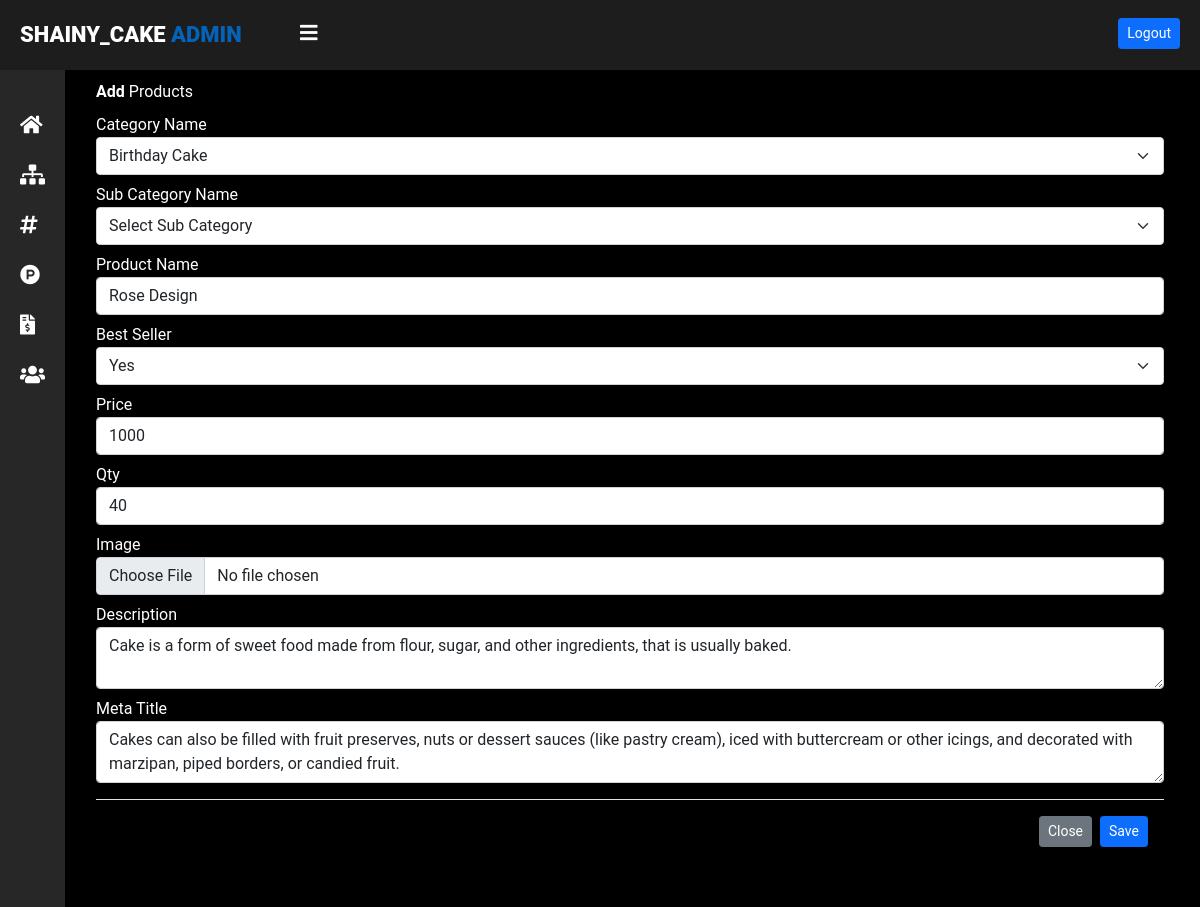
The page /admin/manage_product.php?id=5 (signed in) on the database its author committed.
### tables this page shows
CREATE TABLE `product` (
  `id` int(11) NOT NULL,
  `categories_id` int(11) NOT NULL,
  `sub_categories_id` int(11) NOT NULL,
  `name` varchar(255) NOT NULL,
  `price` float NOT NULL,
  `qty` int(11) NOT NULL,
  `image` varchar(255) NOT NULL,
  `description` text NOT NULL,
  `meta_title` varchar(2000) NOT NULL,
  `status` tinyint(4) NOT NULL,
  `best_seller` int(11) NOT NULL
);

### admin/functions.inc.php (called while the page is built, shortened)
<?php
function get_safe_value($con,$str){
	if($str!=''){
		$str=trim($str);
		return mysqli_real_escape_string($con,$str);
	}
}
?>

### admin/manage_product.php (the view, shortened to what this page needs)
<?php
require('top.inc.php');
$categories_id='';
$name='';
$price='';
$qty='';
$description='';
$meta_title	='';
$best_seller='';
$image_required='required';
if(isset($_GET['id']) && $_GET['id']!=''){
	$image_required='';
	$id=get_safe_value($con,$_GET['id']);
	$res=mysqli_query($con,"select * from product where id='$id'");
	$check=mysqli_num_rows($res);
	if($check>0){
		$row=mysqli_fetch_assoc($res);
		$categories_id=$row['categories_id'];
		$name=$row['name'];
		$price=$row['price'];
		$qty=$row['qty'];
		$description=$row['description'];
		$meta_title=$row['meta_title'];
		$best_seller=$row['best_seller'];
	}else{
		header('location:product.php');
		die();
	}
}
		?>
<div id ="frmcntnt" class="content pb-0">
	<div class="card">
		<div class="card-header"><strong>Add</strong> Products</div>
			<form method="post" enctype="multipart/form-data">
				<div class="card-body card-block">
					<div class="mb-3">
						<label for="categories" class="form-label">Category Name</label>
						<select class="form-select" name="categories_id" id="categories_id" onchange="get_sub_cat('')" required>
							<?php
							$res=mysqli_query($con,"select id,categories from categories order by categories asc");
							while($row=mysqli_fetch_assoc($res)){
								if($row['id']==$categories_id){
									echo "<option selected value=".$row['id'].">".$row['categories']."</option>";
								}else{
									echo "<option value=".$row['id'].">".$row['categories']."</option>";
								}
							}
							?>
						</select>
					</div>
					<div class="mb-3">
						<label for="categories" class="form-label">Sub Category Name</label>
						<select class="form-select" name="sub_categories_id" id="sub_categories_id">
							<option selected>Select Sub Category</option>
						</select>
					</div>
					<div class="mb-3">
						<label for="categories" class="form-label">Product Name</label>
						<input type="text" name="name" placeholder="Enter product name" class="form-control" required value="<?php echo $name?>">
					</div>
					<div class="mb-3">
						<label for="categories" class="form-label">Best Seller</label>
						<select class="form-select" name="best_seller" required>
							<?php
							if($best_seller==1){
								echo '<option value="1" selected>Yes</option>
									<option value="0">No</option>';
							}elseif($best_seller==0){
								echo '<option value="1">Yes</option>
									<option value="0" selected>No</option>';
							}else{
								echo '<option value="1">Yes</option>
									<option value="0">No</option>';
							}
							?>
						</select>
					</div>
					<div class="mb-3">
						<label for="categories" class=" form-label">Price</label>
						<input type="text" name="price" placeholder="Enter product price" class="form-control" required value="<?php echo $price?>">
					</div>
					<div class="mb-3">
						<label for="categories" class=" form-label">Qty</label>
						<input type="text" name="qty" placeholder="Enter qty" class="form-control" required value="<?php echo $qty?>">
					</div>
					<div class="mb-3">
						<label for="categories" class=" form-label">Image</label>
						<input type="file" name="image" class="form-control" <?php echo  $image_required?>>
					</div>
					<div class="mb-3">
						<label for="categories" class=" form-label">Description</label>
						<textarea name="description" placeholder="Enter product description" class="form-control" required><?php echo $description?></textarea>
					</div>
					<div class="mb-3">
						<label for="categories" class=" form-label">Meta Title</label>
						<textarea name="meta_title" placeholder="Enter product meta title" class="form-control"><?php echo $meta_title?></textarea>
					</div>
					<div class="modal-footer">
						<button class='btn btn-secondary btn-sm'><a style="color:white;text-decoration:none;" href='product.php'>Close</a></button>
						<button type="submit" name="submit" class="btn btn-primary btn-sm">Save</button>
					</div>
				</div>
			</form>
		</div>
	</div>

### admin/css/style.css (style rules this page uses)
body { margin: 0; padding: 0; font-family: "Roboto", sans-serif; line-height: 0.5; }
html, body { min-height: 100% !important; height: 100%; }
.content { background: black; width: (100%-250px); margin-left: 250px; margin-top: 60px; padding: 20px; transition: 0.5s; min-height: 100%; }
#check:checked ~ .content { margin-left: 60px; }
.card { border: none!important; color: white; background-color:black; }

### rows shown on the page
product: name "Rose Design", best_seller "Yes", price "1000", qty "40", description "Cake is a form of sweet food made from flour, sugar, and other ingredients, that is usually baked.", meta_title "Cakes can also be filled with fruit preserves, nuts or dessert sauces (like pastry cream), iced with buttercream or other icings, and decorated with marzipan, piped borders, or candied fruit."

### other values the page prints
form field categories_id "Birthday Cake"
